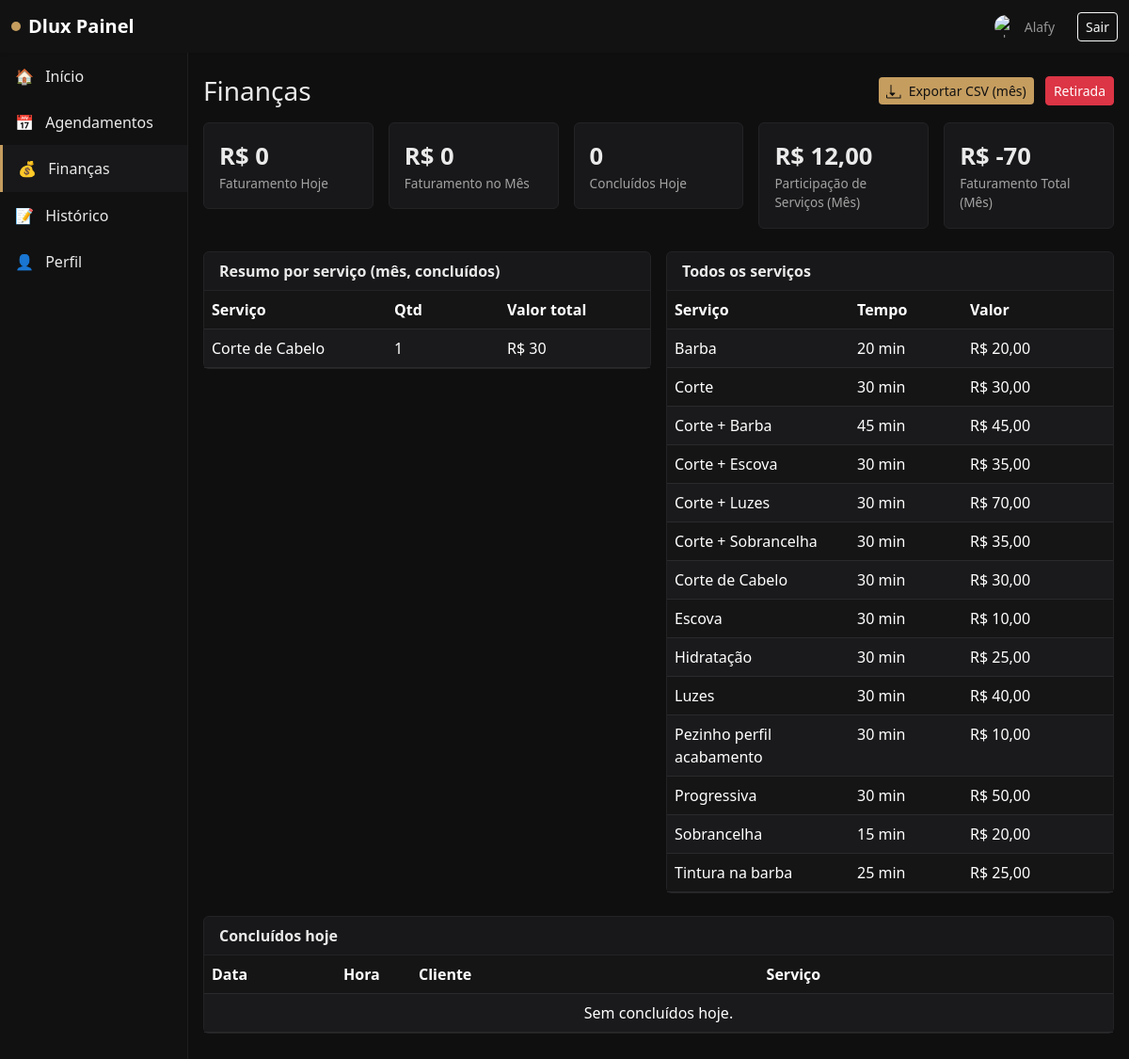
/painel/financas/ (signed in), run on an earlier commit of the app's database.
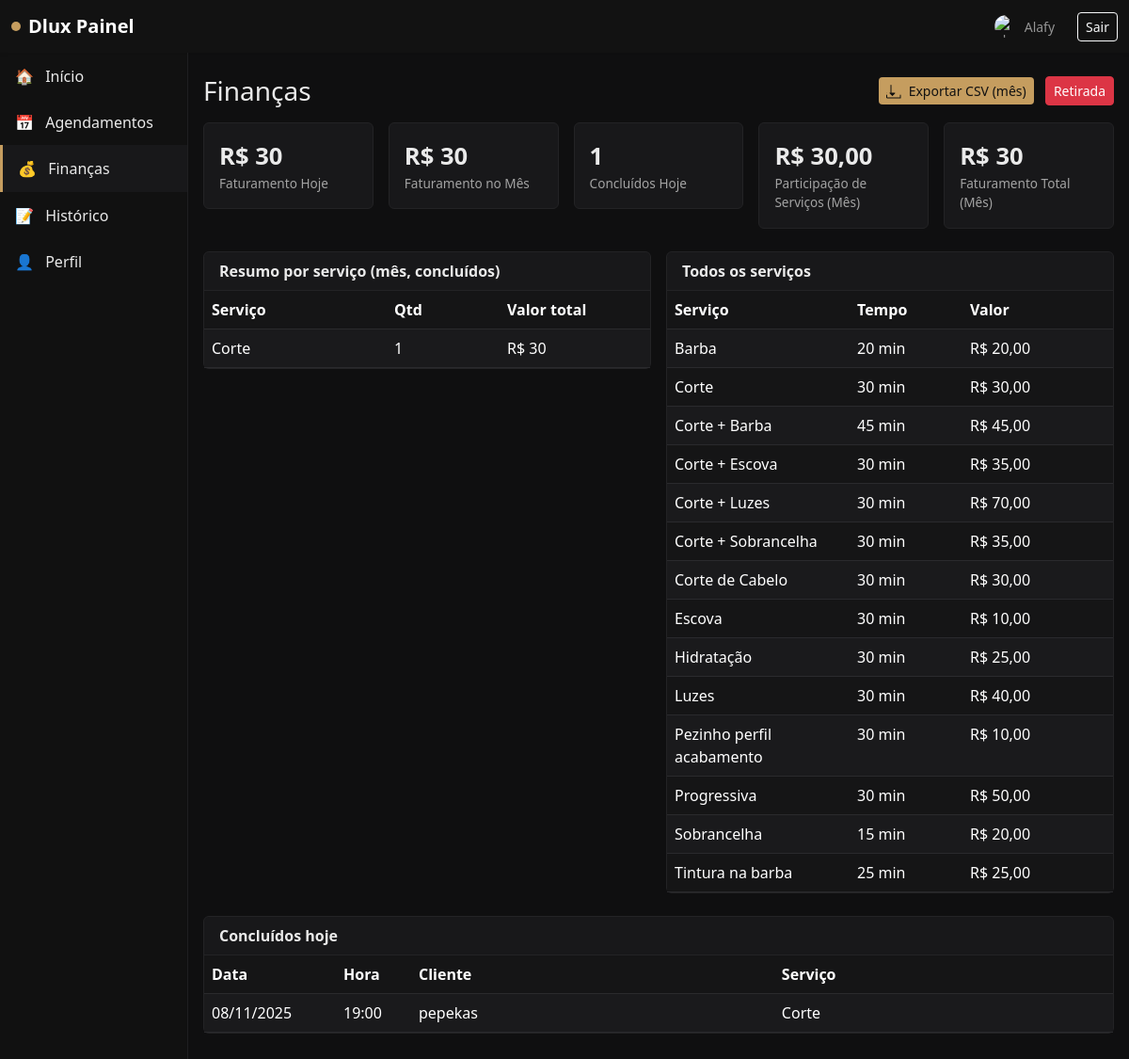
And on a later commit of the database.
### services/models.py (models this page shows, shortened)
class Service(models.Model):
    title = models.CharField(max_length=120)
    price = models.DecimalField(max_digits=8, decimal_places=2)
    duration_minutes = models.PositiveIntegerField(default=30)
    active = models.BooleanField(default=True)

### appointments/models.py (models this page shows, shortened)
class Appointment(models.Model):
    STATUS_SCHEDULED = 'scheduled'
    STATUS_DONE = 'done'
    STATUS_CANCELLED = 'cancelled'
    STATUS_CHOICES = [
        (STATUS_SCHEDULED, 'Agendado'),
        (STATUS_DONE, 'Finalizado'),
        (STATUS_CANCELLED, 'Cancelado'),
    ]
    barber = models.ForeignKey(User, on_delete=models.CASCADE, limit_choices_to={'role': User.BARBER}, related_name='appointments')
    client_name = models.CharField(max_length=120)
    client_phone = models.CharField(max_length=32)
    service = models.ForeignKey(Service, on_delete=models.PROTECT)
    start_datetime = models.DateTimeField()
    end_datetime = models.DateTimeField()
    status = models.CharField(max_length=12, choices=STATUS_CHOICES, default=STATUS_SCHEDULED)
    notes = models.TextField(blank=True)
    created_at = models.DateTimeField(auto_now_add=True)
    class Meta:
        indexes = [
            models.Index(fields=['barber', 'start_datetime']),
            models.Index(fields=['status']),
        ]

### users/views.py (the view, shortened to what this page needs)
# urls.py: path('painel/financas/', panel_finances, name='panel_finances'),
@login_required
def panel_finances(request: HttpRequest):
    user: User = request.user  # type: ignore
    Appointment.objects.filter(status='scheduled', end_datetime__lte=timezone.now()).update(status='done')
    now = timezone.localtime()
    today_start = now.replace(hour=0, minute=0, second=0, microsecond=0)
    today_end = today_start + timezone.timedelta(days=1)
    month_start = today_start.replace(day=1)
    sales_filter = {}
    appts_filter = {}
    is_admin = user.role == User.ADMIN
    special_full_access_usernames = {"kaue", "alafy", "alafi", "alefi"}
    is_special_finances_view = str(getattr(user, 'username', '')).lower() in special_full_access_usernames
    if not is_admin:
        sales_filter['barber'] = user
        appts_filter['barber'] = user
    special_full_access_usernames = {"kaue", "alafy", "alafi", "alefi"}
    is_special_finances_view = str(getattr(user, 'username', '')).lower() in special_full_access_usernames
    sales_today = Sale.objects.filter(created_at__gte=today_start, created_at__lt=today_end, **sales_filter)
    sales_month = Sale.objects.filter(created_at__gte=month_start, created_at__lt=today_end, **sales_filter)
    appts_completed_today = Appointment.objects.filter(status='done', start_datetime__gte=today_start, start_datetime__lt=today_end, **appts_filter)
    appts_month_done = Appointment.objects.filter(status='done', start_datetime__gte=month_start, start_datetime__lt=today_end, **appts_filter)
    appts_today_value = appts_completed_today.aggregate(total=Sum('service__price'))['total'] or 0
    appts_month_value = appts_month_done.aggregate(total=Sum('service__price'))['total'] or 0
    sales_today_value = sales_today.filter(status='paid').aggregate(total=Sum('amount'))['total'] or 0
    sales_month_value = sales_month.filter(status='paid').aggregate(total=Sum('amount'))['total'] or 0
    kpis = {
        'today_revenue': (appts_today_value or 0) + (sales_today_value or 0),
        'month_revenue': (appts_month_value or 0) + (sales_month_value or 0),
        'sales_count': sales_today.count(),
        'appts_completed': appts_completed_today.count() + sales_today.count(),
    }
    if (not is_admin) and is_special_finances_view:
        appts_month_all_value = Appointment.objects.filter(
            status='done',
            start_datetime__gte=month_start,
            start_datetime__lt=today_end,
        ).aggregate(total=Sum('service__price'))['total'] or 0
        sales_month_all_paid_value = Sale.objects.filter(
            created_at__gte=month_start,
            created_at__lt=today_end,
            status='paid',
        ).aggregate(total=Sum('amount'))['total'] or 0
        withdrawals_month_total = Withdrawal.objects.filter(
            created_at__gte=month_start,
            created_at__lt=today_end,
        ).aggregate(total=Sum('amount'))['total'] or Decimal('0')
        kpis['month_total_all'] = ((appts_month_all_value or 0) + (sales_month_all_paid_value or 0)) - (withdrawals_month_total or Decimal('0'))
    if not is_admin:
        uname = (user.username or '').lower()
        self_services_month = appts_month_done.aggregate(total=Sum('service__price'))['total'] or Decimal('0')
        share_month: Decimal = Decimal('0')
        if uname in ['rikelv', 'emerson', 'kevin']:
            share_month = self_services_month * Decimal('0.60')
        elif uname in ['kaue', 'alefi', 'alafy', 'alafi']:
            others_q = Q(barber__username__iexact='rikelv') | Q(barber__username__iexact='emerson') | Q(barber__username__iexact='kevin')
            others_services_month = Appointment.objects.filter(
                status='done',
                start_datetime__gte=month_start,
                start_datetime__lt=today_end,
            ).filter(others_q).aggregate(total=Sum('service__price'))['total'] or Decimal('0')
            share_month = (others_services_month * Decimal('0.40')) + (self_services_month * Decimal('1.00'))
        kpis['barber_share_month'] = share_month.quantize(Decimal('0.01'), rounding=ROUND_HALF_UP)
    recent_sales = Sale.objects.filter(**sales_filter).order_by('-created_at')[:10]
    breakdown_source_qs = (
        Appointment.objects.filter(
            status='done',
            start_datetime__gte=month_start,
            start_datetime__lt=today_end,
        ) if (is_admin or is_special_finances_view) else appts_month_done
    )
    appt_breakdown = breakdown_source_qs.values('service__id', 'service__title').annotate(
        count=Count('id'),
        total_value=Sum('service__price')
    )
    sales_breakdown = Sale.objects.filter(
        created_at__gte=month_start,
        created_at__lt=today_end,
        status='paid',
        **sales_filter
    ).filter(service__isnull=False).values('service__id', 'service__title').annotate(
        count=Count('id'),
        total_value=Sum('amount')
    )
    combined_map = {}
    for r in appt_breakdown:
        sid = r['service__id']
        combined_map[sid] = {
            'service__id': sid,
            'service__title': r['service__title'],
            'count': r['count'],
            'total_value': r['total_value'] or 0,
        }
    breakdown_by_service = sorted(combined_map.values(), key=lambda x: x['total_value'], reverse=True)
    breakdown_by_barber = appts_month_done.values('barber__id', 'barber__display_name', 'barber__username').annotate(
        count=Count('id'),
        total_value=Sum('service__price')
    ).order_by('-total_value')
    return render(request, 'panel_finances.html', {
        'kpis': kpis,
        'recent_sales': recent_sales,
        'completed_today': appts_completed_today.order_by('end_datetime'),
        'is_admin': is_admin,
        'is_special_finances_view': is_special_finances_view,
        'can_withdraw': (not is_admin) and is_special_finances_view,
        'breakdown_by_service': breakdown_by_service,
        'breakdown_by_barber': breakdown_by_barber,
        'all_services': Service.objects.filter(active=True).order_by('title'),
    })

### templates/panel_finances.html (shortened to what the changed rows need)
{% extends 'base.html' %}
{% block content %}
<div class="row g-3 mb-4">
  <div class="col-sm-6 col-lg">
    <div class="card card-panel">
      <div class="card-body">
        <div class="kpi">R$ {{ kpis.today_revenue }}</div>
        <div class="kpi-label">Faturamento Hoje</div>
      </div>
    </div>
  </div>
  <div class="col-sm-6 col-lg">
    <div class="card card-panel">
      <div class="card-body">
        <div class="kpi">R$ {{ kpis.month_revenue }}</div>
        <div class="kpi-label">Faturamento no Mês</div>
      </div>
    </div>
  </div>
  <div class="col-sm-6 col-lg">
    <div class="card card-panel">
      <div class="card-body">
        <div class="kpi">{{ kpis.appts_completed }}</div>
        <div class="kpi-label">Concluídos Hoje</div>
      </div>
    </div>
  </div>
  {% if not is_admin %}
  <div class="col-sm-6 col-lg">
    <div class="card card-panel">
      <div class="card-body">
        <div class="kpi">R$ {{ kpis.barber_share_month }}</div>
        <div class="kpi-label">Participação de Serviços (Mês)</div>
      </div>
    </div>
  </div>
  {% if is_special_finances_view %}
  <div class="col-sm-6 col-lg">
    <div class="card card-panel">
      <div class="card-body">
        <div class="kpi">R$ {{ kpis.month_total_all }}</div>
        <div class="kpi-label">Faturamento Total (Mês)</div>
      </div>
    </div>
  </div>
  {% endif %}
  {% endif %}
</div>
<div class="row g-3">
  <div class="col-lg-6">
    <div class="card card-panel mb-4">
      <div class="card-body p-0">
        <table class="table table-dark table-striped mb-0">
          <thead>
            <tr>
              <th>Serviço</th>
              <th style="width: 120px;">Qtd</th>
              <th style="width: 160px;">Valor total</th>
            </tr>
          </thead>
          <tbody>
            {% for row in breakdown_by_service %}
            <tr>
              <td>{{ row.service__title }}</td>
              <td>{{ row.count }}</td>
              <td>R$ {{ row.total_value }}</td>
            </tr>
            {% empty %}
            <tr><td colspan="3" class="text-center muted">Sem registros nesse período.</td></tr>
            {% endfor %}
          </tbody>
        </table>
      </div>
    </div>
  </div>
  <div class="col-lg-6">
    <div class="card card-panel mb-4">
      <div class="card-body p-0">
        <table class="table table-dark table-striped mb-0">
          <thead>
            <tr>
              <th>Serviço</th>
              <th style="width: 120px;">Tempo</th>
              <th style="width: 160px;">Valor</th>
            </tr>
          </thead>
          <tbody>
            {% for s in all_services %}
            <tr>
              <td>{{ s.title }}</td>
              <td>{% if s.duration_minutes %}{{ s.duration_minutes }} min{% endif %}</td>
              <td>R$ {{ s.price }}</td>
            </tr>
            {% empty %}
            <tr><td colspan="3" class="text-center muted">Nenhum serviço cadastrado.</td></tr>
            {% endfor %}
          </tbody>
        </table>
      </div>
    </div>
  </div>
</div>
<div class="row g-3">
  <div class="col-12">
    <div class="card card-panel mb-4">
      <div class="card-body p-0">
        <table class="table table-dark table-striped mb-0">
          <thead>
            <tr>
              <th style="width: 140px;">Data</th>
              <th style="width: 80px;">Hora</th>
              <th>Cliente</th>
              <th>Serviço</th>
            </tr>
          </thead>
          <tbody>
            {% for a in completed_today %}
            <tr>
              <td>{{ a.start_datetime|date:'d/m/Y' }}</td>
              <td>{{ a.start_datetime|date:'H:i' }}</td>
              <td>{{ a.client_name }}</td>
              <td>{{ a.service.title }}</td>
            </tr>
            {% empty %}
            <tr><td colspan="5" class="text-center muted">Sem concluídos hoje.</td></tr>
            {% endfor %}
          </tbody>
        </table>
      </div>
    </div>
  </div>
</div>
{% endblock %}

What changed in the data, as far as the page shows it:
no longer on one of the page's lists (row unchanged): Service: service__title "Corte de Cabelo"
now on one of the page's lists (row unchanged): Service: service__title "Corte"
added Appointment: start_datetime "08/11/2025", start_datetime "19:00", client_name "pepekas", service "Corte"
Also different on the page:
{{ kpis.today_revenue }}: "0" → "30"
{{ kpis.month_revenue }}: "0" → "30"
{{ kpis.appts_completed }}: "0" → "1"
{{ kpis.barber_share_month }}: "12,00" → "30,00"
{{ kpis.month_total_all }}: "-70" → "30"
text no longer shown: "Sem concluídos hoje."
